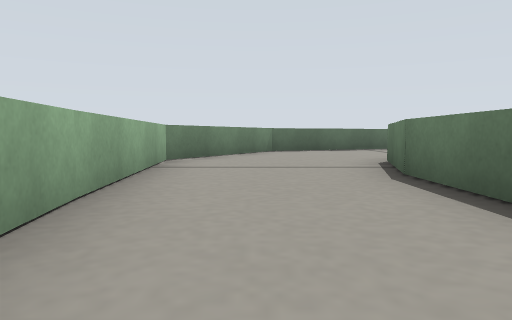
[1] (above)

21 first-person views from a walk through a world built for the Gazebo simulator. The camera is 0.09 m above the floor, tilts 4° down and sees 70° across. The floor is counted in squares, 0.2 m on a side. Each view is taken from the middle of a square. On the plan, view 1 faces up. The plan holds only what a view shows up to about 9 squares ahead; the rest is blank.

[2]
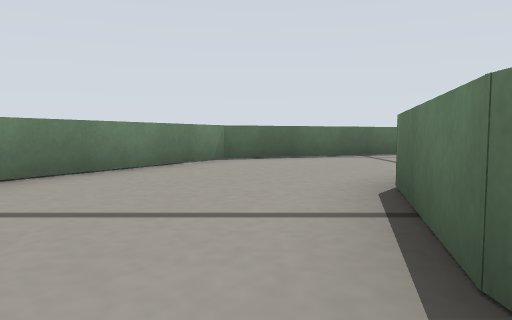

[3]
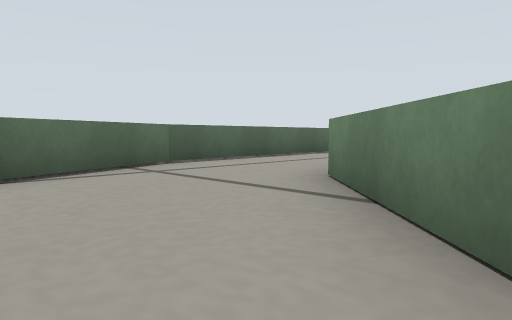

[4]
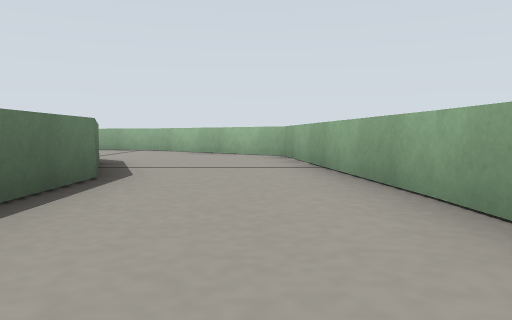

[5]
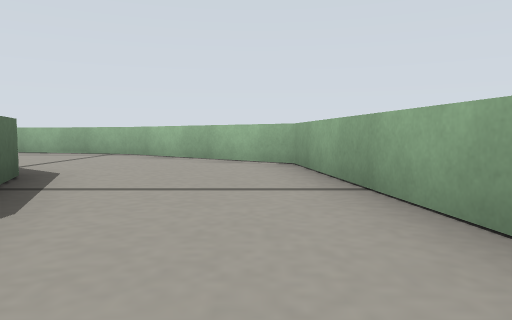

[6]
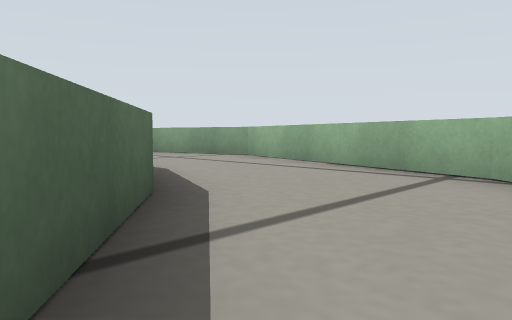

[7]
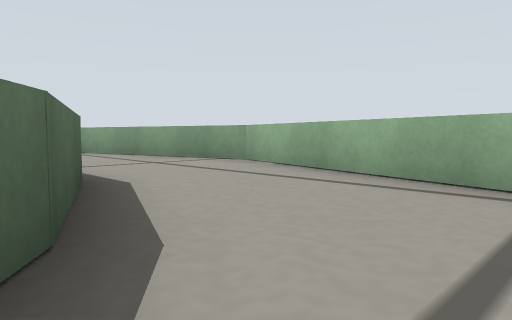

[8]
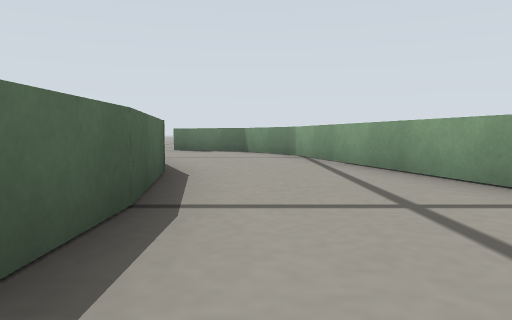

[9]
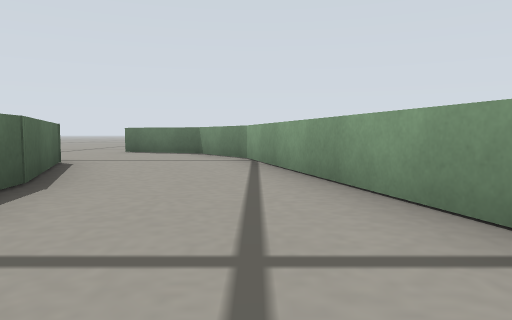

[10]
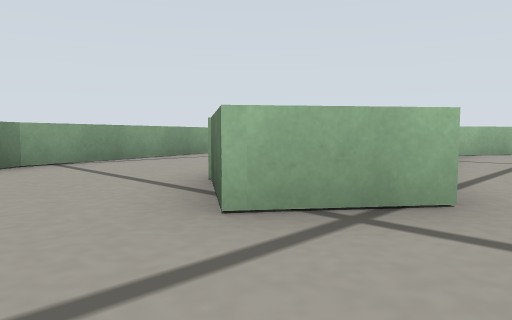

[11]
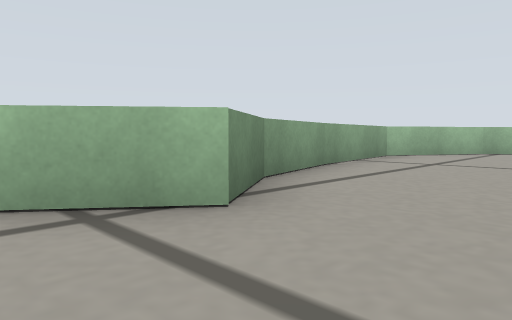

[12]
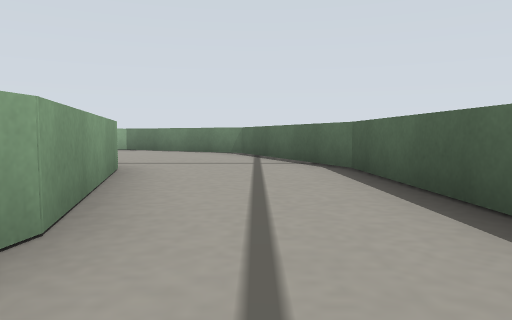

[13]
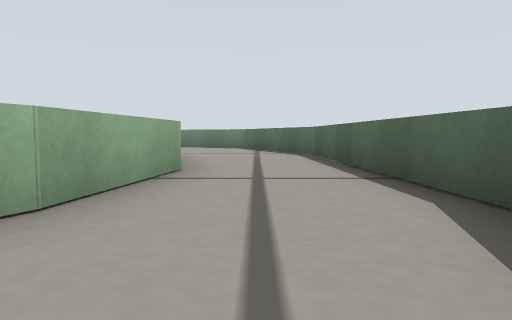

[14]
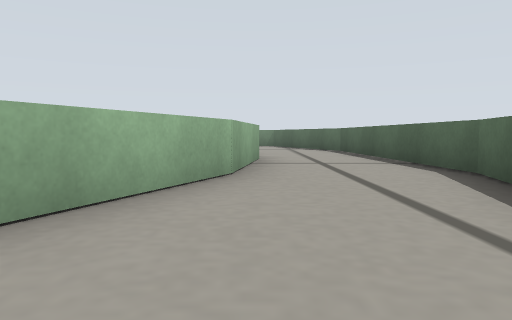

[15]
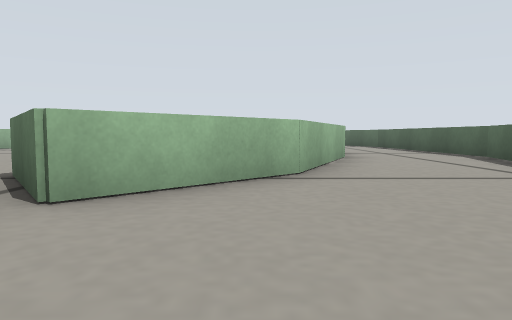

[16]
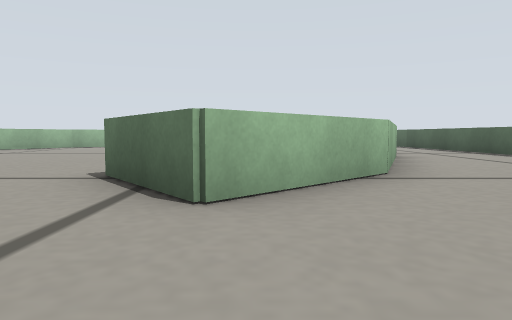

[17]
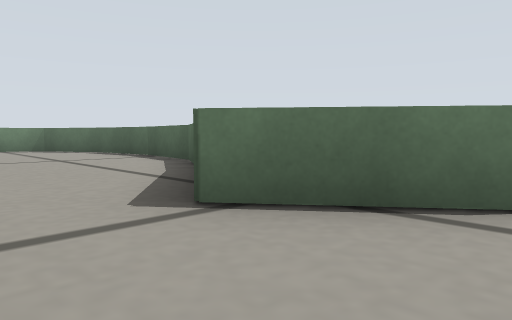

[18]
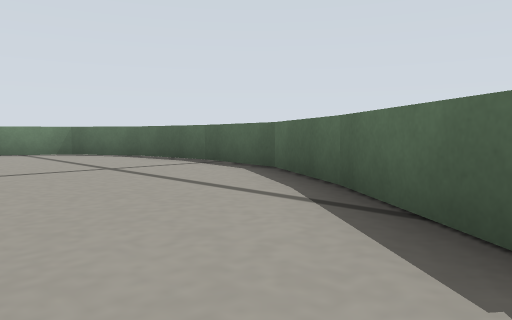

[19]
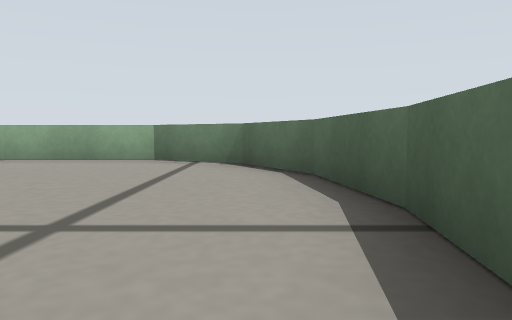

[20]
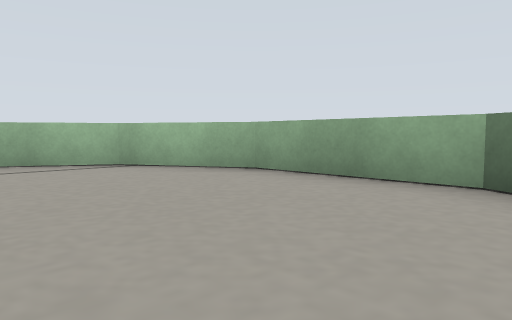

[21]
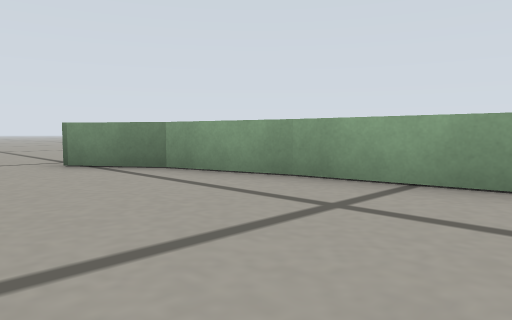

### Floor plan
Ten units are one square. View 1 is at (0, 0); x grows to the right and y downward. Boxes are objects, and circles mark ways between rooms. Rooms are numbered by the first view taken in them; rooms with no view inside come last. Other rooms are left out.
<svg viewBox="-22 -120 197 190">
<path fill="none" stroke="#000" d="M16 -40 22 -61 43 -82 74 -91M25 9 16 -13 16 -41M-17 -64 -6 25 29 52 77 65 118 53M46 25 28 11M65 32 44 24M84 32 70 32M104 29 82 32M74 -114 42 -113 4 -97 -16 -63M125 -3 137 6 127 19M99 -87 129 -75 147 -56 131 -44M74 -91 100 -87M111 -112 99 -115 74 -114M80 -69 60 -66 45 -58 36 -42 36 -16 46 2 67 14 95 11M113 -57 97 -66 77 -69M94 11 113 6 125 -3M128 -46 112 -58M127 19 102 30M118 53 137 48 154 37 160 21"/>
<circle cx="70" cy="-100" r="3" fill="#2a7"/>
<circle cx="110" cy="40" r="3" fill="#2a7"/>
<circle cx="100" cy="-100" r="3" fill="#2a7"/>
<circle cx="125" cy="-25" r="3" fill="#2a7"/>
<circle cx="140" cy="20" r="3" fill="#2a7"/>
<text x="10" y="-20">1</text>
<text x="170" y="0">2</text>
<text x="90" y="-100">3</text>
<text x="80" y="-30">4</text>
<text x="130" y="30">5</text>
</svg>
Room 1 opens to room 3. Room 1 opens to room 5. Room 2 opens to room 3. Room 2 opens to room 4. Room 2 opens to room 5.

Where each view was taken, in squares from view 1:
view 1: 0 up, 0 right, facing up
view 2: 3 up, 1 right, facing up
view 3: 6 up, 1 right, facing up-right
view 4: 5 up, 0 right, facing down
view 5: 3 up, 0 right, facing down
view 6: 1 down, 2 right, facing down-right
view 7: 2 down, 3 right, facing down-right
view 8: 4 down, 6 right, facing right
view 9: 5 down, 7 right, facing right
view 10: 1 up, 15 right, facing down-left
view 11: 2 up, 14 right, facing down-left
view 12: 10 up, 9 right, facing left
view 13: 10 up, 12 right, facing left
view 14: 9 up, 14 right, facing left
view 15: 7 up, 17 right, facing left
view 16: 6 up, 17 right, facing left
view 17: 3 up, 15 right, facing up-left
view 18: 3 up, 13 right, facing up-left
view 19: 6 up, 10 right, facing left
view 20: 5 up, 7 right, facing down-left
view 21: 2 up, 7 right, facing down-right
